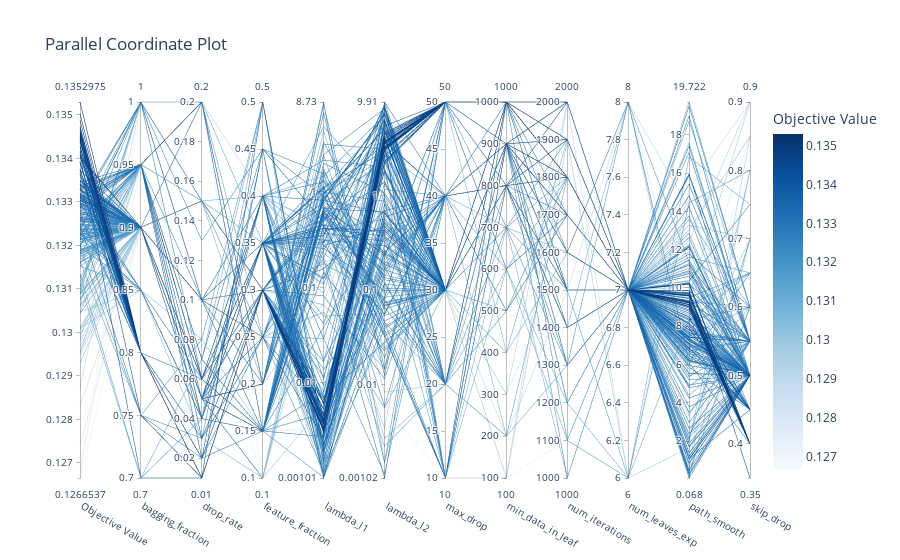

Notebook cell for this chart:
### Code cell
plot_parallel_coordinate(study)

### Figure 1 — Plotly figure (JSON) as saved in the notebook; plotly's stock layout.template omitted (floating-point values rounded to 4 significant figures; data arrays with more than 128 entries replaced by an {"elided": "..."} marker saying what was removed)
{"data": [{"dimensions": [{"label": "Objective Value", "range": [0.1267, 0.1353], "values": {"elided": "213 float values"}}, {"label": "bagging_fraction", "range": [0.7, 1], "values": {"elided": "213 float values"}}, {"label": "drop_rate", "range": [0.01, 0.2], "values": {"elided": "213 float values"}}, {"label": "feature_fraction", "range": [0.1, 0.5], "values": {"elided": "213 float values"}}, {"label": "lambda_l1", "range": [-2.997, 0.9412], "ticktext": ["0.00101", "0.01", "0.1", "1", "8.73"], "tickvals": [-2.997, -2, -1, 0, 0.9412], "values": {"elided": "213 float values"}}, {"label": "lambda_l2", "range": [-2.993, 0.9961], "ticktext": ["0.00102", "0.01", "0.1", "1", "9.91"], "tickvals": [-2.993, -2, -1, 0, 0.9961], "values": {"elided": "213 float values"}}, {"label": "max_drop", "range": [10, 50], "values": {"elided": "213 int values"}}, {"label": "min_data_in_leaf", "range": [100, 1000], "values": {"elided": "213 int values"}}, {"label": "num_iterations", "range": [1000, 2000], "values": {"elided": "213 int values"}}, {"label": "num_leaves_exp", "range": [6, 8], "values": {"elided": "213 int values"}}, {"label": "path_smooth", "range": [0.06796, 19.72], "values": {"elided": "213 float values"}}, {"label": "skip_drop", "range": [0.35, 0.9], "values": {"elided": "213 float values"}}], "labelangle": 30, "labelside": "bottom", "line": {"color": {"elided": "213 float values"}, "colorbar": {"title": {"text": "Objective Value"}}, "colorscale": [[0, "rgb(247,251,255)"], [0.125, "rgb(222,235,247)"], [0.25, "rgb(198,219,239)"], [0.375, "rgb(158,202,225)"], [0.5, "rgb(107,174,214)"], [0.625, "rgb(66,146,198)"], [0.75, "rgb(33,113,181)"], [0.875, "rgb(8,81,156)"], [1, "rgb(8,48,107)"]], "reversescale": false, "showscale": true}, "type": "parcoords"}], "layout": {"autosize": true, "title": {"text": "Parallel Coordinate Plot"}}}
